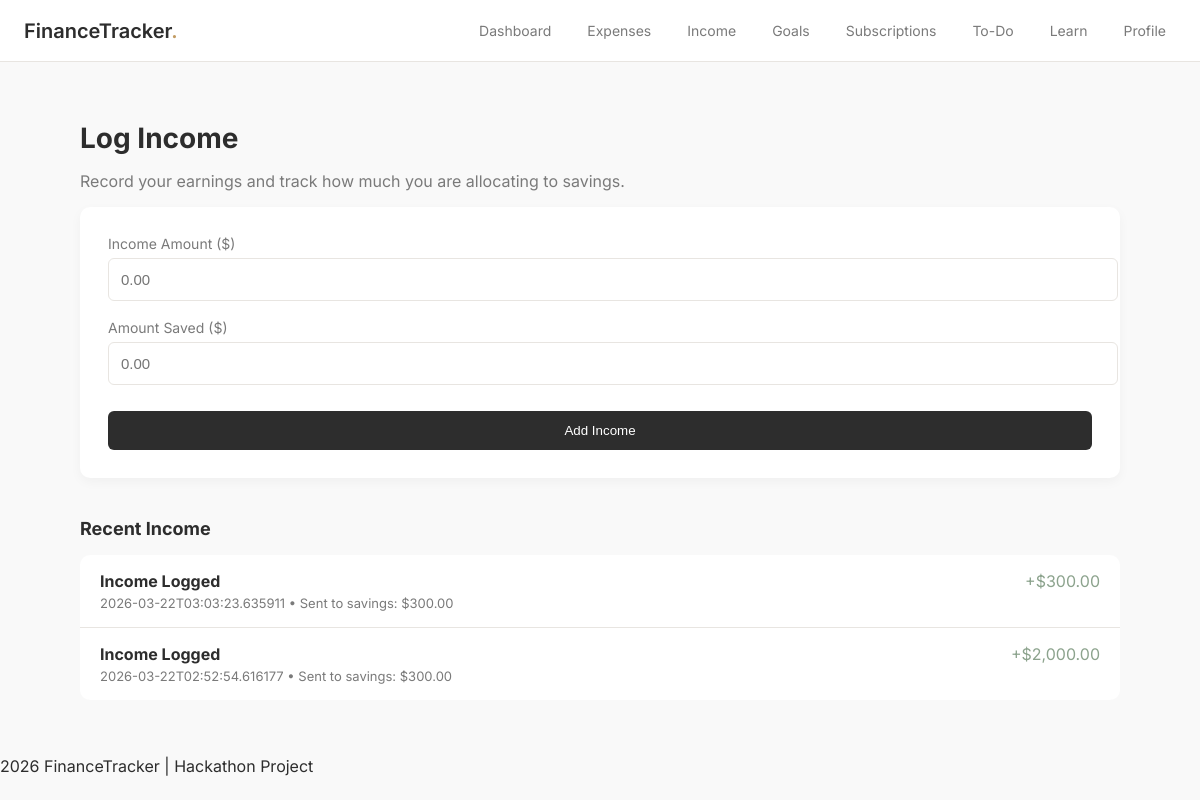
Page /income/oleksii on the committed database.
### tables this page shows
CREATE TABLE income (
        id INTEGER PRIMARY KEY AUTOINCREMENT,
        user_id INTEGER,
        amount REAL,
        saved REAL,
        date TEXT
    );

### app.py (the view, shortened to what this page needs)
@app.route("/income/<username>", methods=["GET", "POST"])
def income(username):
    user_id = get_user_id(username)
    if not user_id:
        return redirect(url_for("index"))
    conn = get_db()
    data = conn.execute(
        "SELECT * FROM income WHERE user_id=? ORDER BY date DESC",
        (user_id,)
    ).fetchall()
    conn.close()
    return render_template("income.html", data=data, username=username)

### app.py (called while the page is built)
def get_db():
    conn = sqlite3.connect(DB)
    conn.row_factory = sqlite3.Row
    return conn

def get_user_id(username):
    conn = get_db()
    user = conn.execute(
        "SELECT id FROM users WHERE username=?",
        (username,)
    ).fetchone()
    conn.close()
    return user["id"] if user else None

@app.context_processor
def inject_user():
    username = request.view_args.get("username") if request.view_args else None
    return dict(current_user=username)

### templates/income.html (shortened to what this page needs)
{% extends "layout.html" %}
{% block navbar %}
    {% include "navbar.html" %}
{% endblock %}
{% block content %}
<div class="container">
    <div class="dashboard-header">
        <h1>Log Income</h1>
        <p>Record your earnings and track how much you are allocating to savings.</p>
    </div>
    <div class="form-card" style="border-top-color: #8CA38D;">
        <form method="POST">
            <div class="form-group">
                <label>Income Amount ($)</label>
                <input type="number" step="0.01" name="amount" class="form-control" placeholder="0.00" required>
            </div>
            <div class="form-group">
                <label>Amount Saved ($)</label>
                <input type="number" step="0.01" name="saved" class="form-control" placeholder="0.00" required>
            </div>
            <button type="submit" class="btn-primary" style="width: 100%; margin-top: 8px;">Add Income</button>
        </form>
    </div>
    <h3 class="section-title">Recent Income</h3>
    <div class="transaction-list">
        {% if data %}
            {% for i in data %}
                <div class="transaction-item">
                    <div class="tx-details">
                        <h4>Income Logged</h4>
                        <p>{{ i.date }} • Sent to savings: ${{ "{:,.2f}".format(i.saved|float) }}</p>
                    </div>
                    <div class="tx-amount" style="color: #8CA38D;">
                        +${{ "{:,.2f}".format(i.amount|float) }}
                    </div>
                </div>
            {% endfor %}
        {% else %}
            <div class="empty-state" style="padding: 32px; text-align: center; color: #7A7A7A;">
                No income logged yet. Time to get that bread!
            </div>
        {% endif %}
    </div>
</div>
{% endblock %}

### static/css/style.css (style rules this page uses)
body { font-family: 'Inter', -apple-system, BlinkMacSystemFont, "Segoe UI", sans-serif; background-color: #F9F9F9; color: #2D2D2D; margin: 0; -webkit-font-smoothing: antialiased; }
.container { max-width: 1040px; margin: 0 auto; padding: 40px 24px; }
.dashboard-header h1 { font-size: 28px; margin-bottom: 8px; }
.dashboard-header p { color: #7A7A7A; }
.section-title { font-size: 18px; margin: 40px 0 16px; }
.form-card { background: white; padding: 28px; border-radius: 10px; box-shadow: 0 4px 12px rgba(0,0,0,0.04); margin-bottom: 40px; }
.form-group { margin-bottom: 18px; }
.form-group label { font-size: 14px; color: #7A7A7A; display: block; margin-bottom: 6px; }
.form-control { width: 100%; padding: 12px; border-radius: 6px; border: 1px solid #E8E5E1; font-size: 15px; }
.btn-primary { background: #2D2D2D; color: white; border: none; padding: 12px; border-radius: 6px; cursor: pointer; }
.transaction-list { background: white; border-radius: 10px; overflow: hidden; }
.transaction-item { display: flex; justify-content: space-between; padding: 16px 20px; border-bottom: 1px solid #E8E5E1; }
.transaction-item:last-child { border-bottom: none; }
.tx-details h4 { margin: 0; }
.tx-details p { margin: 4px 0 0; font-size: 13px; color: #7A7A7A; }

### rows in the picture
income: date "2026-03-22T03:03:23.635911", saved "300.00", amount "300.00"
income: date "2026-03-22T02:52:54.616177", saved "300.00", amount "2,000.00"
